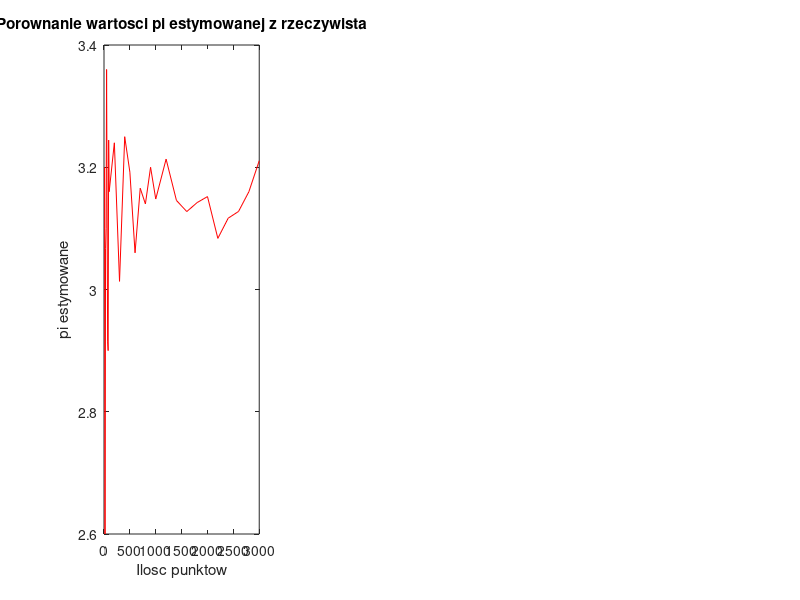

Recreate this plot in MATLAB. (Note: this script raises an error after producing the figure.)
close;
clear;

%Creating square
squareX1 = -1;
squareX2 = 1;
squareY1 = -1;
squareY2 = 1;
sos = (squareX2 - squareX1) * (squareY2 - squareY1); %(surface of square)

squareX = [squareX1, squareX2, squareX2, squareX1, squareX1];
squareY = [squareY1, squareY1, squareY2, squareY2, squareY1];

circleR = 1;

% N = 2^16;
%range of number of points used for estimation N_max = 10^5
N = [10:10:100, 200:100:1000, 1200:200:3000]; 
bound = [-1, 1]; %bounds for rand function
% pi_est = []; %array for estimated values of pi
pi_est = zeros(3, numel(N));
for i = 1:numel(N)
    %generating N(i) points for pi calculations
    Points = rand(2, N(i)) * (bound(2) - bound(1)) + bound(1);
    Points(3,:) = zeros(); %flag array for points in circle

    for j = 1:N(i)
        d = sqrt((Points(1, j))^2 + (Points(2, j))^2);
        if d <= 1
            Points(3, j) = 1;
        end
    end
    %appending number of points N in iteration
    pi_est(1, i) = N(i);
    %estimating pi value
    pi_est(2, i) = sos * (sum(Points(3,:)./N(i)));
    %calculating error of estimation
    pi_est(3, i) = abs((pi - pi_est(2,i))); 
end

figure(1)
subplot(1, 3, 1)
plot(pi_est(1,:), pi_est(2,:), 'r');
title("Porownanie wartosci pi estymowanej z rzeczywista");
xlabel("Ilosc punktow");
ylabel('pi estymowane');
yline(pi,'-b', 'pi\_value');
axis([N(1),N(end), 2.5, 4]);
grid on;
pbaspect([1 1 1]);

subplot(1, 3, 2)
%Drawing points for last iteration
plot(Points(1,:), Points(2,:), '.g')
pbaspect([1 1 1])

title("Pi ~= " + pi_est(2,end));
hold on;

%Drawing square
plot(squareX, squareY, 'b-');
axis([-1.1,1.1,-1.1, 1.1]); 
hold on;

%Drawing circle
plt = plot(circleR*exp(1j*(0:pi/100:2*pi)), 'r'); 
plt.LineWidth = 1;
% hold on;

subplot(1, 3, 3)
plot(pi_est(1,:), pi_est(3,:), 'r');
title("Blad estymacji wzgledem ilosci punktow");
xlabel("Ilosc punktow");
ylabel('abs(blad estymacji)');
% axis([N(1),N(end), 2.5, 4]);
grid on;
pbaspect([1 1 1])